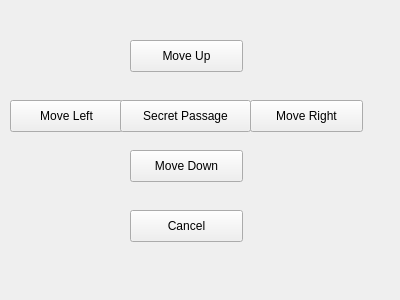
<?xml version="1.0" encoding="UTF-8"?>
<ui version="4.0">
 <class>NavigateBoard</class>
 <widget class="QDialog" name="NavigateBoard">
  <property name="geometry">
   <rect>
    <x>0</x>
    <y>0</y>
    <width>400</width>
    <height>300</height>
   </rect>
  </property>
  <property name="windowTitle">
   <string>Navigate</string>
  </property>
  <property name="modal">
   <bool>true</bool>
  </property>
  <widget class="QPushButton" name="MoveLeft">
   <property name="geometry">
    <rect>
     <x>10</x>
     <y>100</y>
     <width>113</width>
     <height>32</height>
    </rect>
   </property>
   <property name="text">
    <string>Move Left</string>
   </property>
   <property name="autoDefault">
    <bool>false</bool>
   </property>
  </widget>
  <widget class="QPushButton" name="MoveRight">
   <property name="geometry">
    <rect>
     <x>250</x>
     <y>100</y>
     <width>113</width>
     <height>32</height>
    </rect>
   </property>
   <property name="text">
    <string>Move Right</string>
   </property>
   <property name="autoDefault">
    <bool>false</bool>
   </property>
  </widget>
  <widget class="QPushButton" name="MoveDown">
   <property name="geometry">
    <rect>
     <x>130</x>
     <y>150</y>
     <width>113</width>
     <height>32</height>
    </rect>
   </property>
   <property name="text">
    <string>Move Down</string>
   </property>
   <property name="autoDefault">
    <bool>false</bool>
   </property>
  </widget>
  <widget class="QPushButton" name="SecretPassage">
   <property name="geometry">
    <rect>
     <x>120</x>
     <y>100</y>
     <width>131</width>
     <height>32</height>
    </rect>
   </property>
   <property name="text">
    <string>Secret Passage</string>
   </property>
   <property name="autoDefault">
    <bool>false</bool>
   </property>
  </widget>
  <widget class="QPushButton" name="Cancel">
   <property name="geometry">
    <rect>
     <x>130</x>
     <y>210</y>
     <width>113</width>
     <height>32</height>
    </rect>
   </property>
   <property name="text">
    <string>Cancel</string>
   </property>
   <property name="autoDefault">
    <bool>false</bool>
   </property>
  </widget>
  <widget class="QPushButton" name="MoveUp">
   <property name="geometry">
    <rect>
     <x>130</x>
     <y>40</y>
     <width>113</width>
     <height>32</height>
    </rect>
   </property>
   <property name="text">
    <string>Move Up</string>
   </property>
   <property name="autoDefault">
    <bool>false</bool>
   </property>
  </widget>
 </widget>
 <resources/>
 <connections>
  <connection>
   <sender>Cancel</sender>
   <signal>clicked()</signal>
   <receiver>NavigateBoard</receiver>
   <slot>close()</slot>
   <hints>
    <hint type="sourcelabel">
     <x>211</x>
     <y>230</y>
    </hint>
    <hint type="destinationlabel">
     <x>306</x>
     <y>239</y>
    </hint>
   </hints>
  </connection>
 </connections>
</ui>
